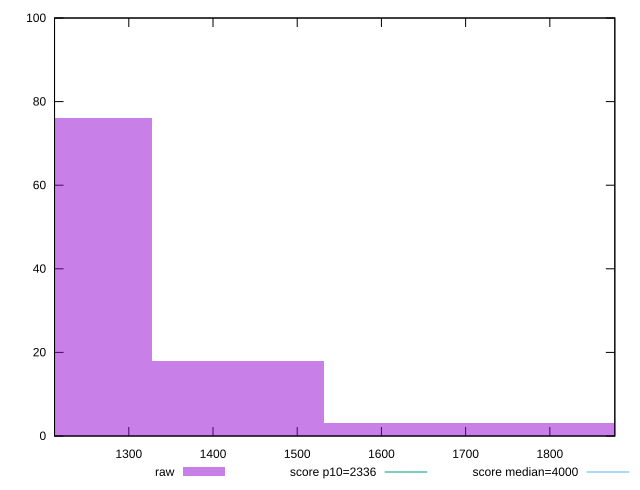

This figure's gnuplot source:
reset

$raw <<EOF
1838.4063695954665 3
1225.6042463969777 76
1429.871620796474 18
1634.1389951959702 3
EOF

set key outside below
set boxwidth 204.26737439949628
set xrange [1211.7930000000001:1877.184]
set yrange [0:100]
set trange [0:100]
set style fill transparent solid 0.5 noborder

set parametric
set terminal svg size 640, 490 enhanced background rgb 'white'
set output "report/report_00029_2021-02-24T13-36-40.390Z/first-contentful-paint/samples/agenda/raw/histogram.svg"

plot $raw title "raw" with boxes, \
     2336,t title "score p10=2336", \
     4000,t title "score median=4000"

reset
